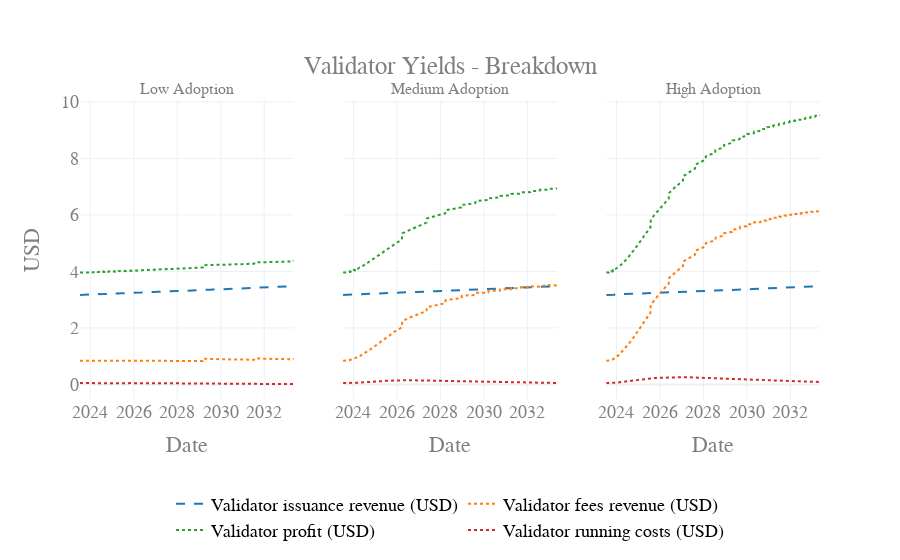

Source (notebook cell):
### Code cell
visualizations.plot_validator_yields_breakdown_yields(
    df_1,
    subplot_titles=["Low Adoption",
    "Medium Adoption",
    "High Adoption"]
)

### Figure 1 — Plotly figure (JSON) as saved in the notebook; plotly's stock layout.template omitted (floating-point values rounded to 4 significant figures; data arrays with more than 128 entries replaced by an {"elided": "..."} marker saying what was removed)
{"data": [{"line": {"color": "#1F77B4", "dash": "dash"}, "name": "Validator issuance revenue (USD)", "showlegend": false, "type": "scatter", "x": {"elided": "514 str values"}, "xaxis": "x", "y": {"elided": "514 float values"}, "yaxis": "y"}, {"line": {"color": "#FF7F0E", "dash": "dot"}, "name": "Validator fees revenue (USD)", "showlegend": false, "type": "scatter", "x": {"elided": "514 str values"}, "xaxis": "x", "y": {"elided": "514 float values"}, "yaxis": "y"}, {"line": {"color": "#2CA02C", "dash": "dot"}, "name": "Validator profit (USD)", "showlegend": false, "type": "scatter", "x": {"elided": "514 str values"}, "xaxis": "x", "y": {"elided": "514 float values"}, "yaxis": "y"}, {"line": {"color": "#D62728", "dash": "dot"}, "name": "Validator running costs (USD)", "showlegend": false, "type": "scatter", "x": {"elided": "514 str values"}, "xaxis": "x", "y": {"elided": "514 float values"}, "yaxis": "y"}, {"line": {"color": "#1F77B4", "dash": "dash"}, "name": "Validator issuance revenue (USD)", "showlegend": false, "type": "scatter", "x": {"elided": "514 str values"}, "xaxis": "x2", "y": {"elided": "514 float values"}, "yaxis": "y2"}, {"line": {"color": "#FF7F0E", "dash": "dot"}, "name": "Validator fees revenue (USD)", "showlegend": false, "type": "scatter", "x": {"elided": "514 str values"}, "xaxis": "x2", "y": {"elided": "514 float values"}, "yaxis": "y2"}, {"line": {"color": "#2CA02C", "dash": "dot"}, "name": "Validator profit (USD)", "showlegend": false, "type": "scatter", "x": {"elided": "514 str values"}, "xaxis": "x2", "y": {"elided": "514 float values"}, "yaxis": "y2"}, {"line": {"color": "#D62728", "dash": "dot"}, "name": "Validator running costs (USD)", "showlegend": false, "type": "scatter", "x": {"elided": "514 str values"}, "xaxis": "x2", "y": {"elided": "514 float values"}, "yaxis": "y2"}, {"line": {"color": "#1F77B4", "dash": "dash"}, "name": "Validator issuance revenue (USD)", "showlegend": false, "type": "scatter", "x": {"elided": "514 str values"}, "xaxis": "x3", "y": {"elided": "514 float values"}, "yaxis": "y3"}, {"line": {"color": "#FF7F0E", "dash": "dot"}, "name": "Validator fees revenue (USD)", "showlegend": false, "type": "scatter", "x": {"elided": "514 str values"}, "xaxis": "x3", "y": {"elided": "514 float values"}, "yaxis": "y3"}, {"line": {"color": "#2CA02C", "dash": "dot"}, "name": "Validator profit (USD)", "showlegend": false, "type": "scatter", "x": {"elided": "514 str values"}, "xaxis": "x3", "y": {"elided": "514 float values"}, "yaxis": "y3"}, {"line": {"color": "#D62728", "dash": "dot"}, "name": "Validator running costs (USD)", "showlegend": false, "type": "scatter", "x": {"elided": "514 str values"}, "xaxis": "x3", "y": {"elided": "514 float values"}, "yaxis": "y3"}, {"line": {"color": "#1F77B4", "dash": "dash"}, "mode": "lines", "name": "Validator issuance revenue (USD)", "type": "scatter", "x": {"elided": "1542 str values"}, "xaxis": "x", "y": [null], "yaxis": "y"}, {"line": {"color": "#FF7F0E", "dash": "dot"}, "mode": "lines", "name": "Validator fees revenue (USD)", "type": "scatter", "x": {"elided": "1542 str values"}, "xaxis": "x", "y": [null], "yaxis": "y"}, {"line": {"color": "#2CA02C", "dash": "dot"}, "mode": "lines", "name": "Validator profit (USD)", "type": "scatter", "x": {"elided": "1542 str values"}, "xaxis": "x", "y": [null], "yaxis": "y"}, {"line": {"color": "#D62728", "dash": "dot"}, "mode": "lines", "name": "Validator running costs (USD)", "type": "scatter", "x": {"elided": "1542 str values"}, "xaxis": "x", "y": [null], "yaxis": "y"}], "layout": {"annotations": [{"font": {"size": 16}, "showarrow": false, "text": "Low Adoption", "x": 0.1444, "xanchor": "center", "xref": "paper", "y": 1, "yanchor": "bottom", "yref": "paper"}, {"font": {"size": 16}, "showarrow": false, "text": "Medium Adoption", "x": 0.5, "xanchor": "center", "xref": "paper", "y": 1, "yanchor": "bottom", "yref": "paper"}, {"font": {"size": 16}, "showarrow": false, "text": "High Adoption", "x": 0.8556, "xanchor": "center", "xref": "paper", "y": 1, "yanchor": "bottom", "yref": "paper"}], "font": {"color": "#7f7f7f", "family": "Courier New, monospace", "size": 18}, "hovermode": "x", "legend": {"font": {"color": "black", "size": 18}, "orientation": "h", "x": 0.5, "xanchor": "center", "y": -0.5, "yanchor": "bottom"}, "paper_bgcolor": "rgba(255, 255, 255, 1)", "plot_bgcolor": "rgba(255, 255, 255, 1)", "title": {"text": "Validator Yields - Breakdown", "x": 0.5, "xanchor": "center", "y": 0.9, "yanchor": "top"}, "xaxis": {"anchor": "y", "domain": [0, 0.2889], "title": {"text": "Date"}}, "xaxis2": {"anchor": "y2", "domain": [0.3556, 0.6444], "title": {"text": "Date"}}, "xaxis3": {"anchor": "y3", "domain": [0.7111, 1], "title": {"text": "Date"}}, "yaxis": {"anchor": "x", "domain": [0, 1], "title": {"text": "USD"}}, "yaxis2": {"anchor": "x2", "domain": [0, 1], "matches": "y", "showticklabels": false}, "yaxis3": {"anchor": "x3", "domain": [0, 1], "matches": "y", "showticklabels": false}}}
